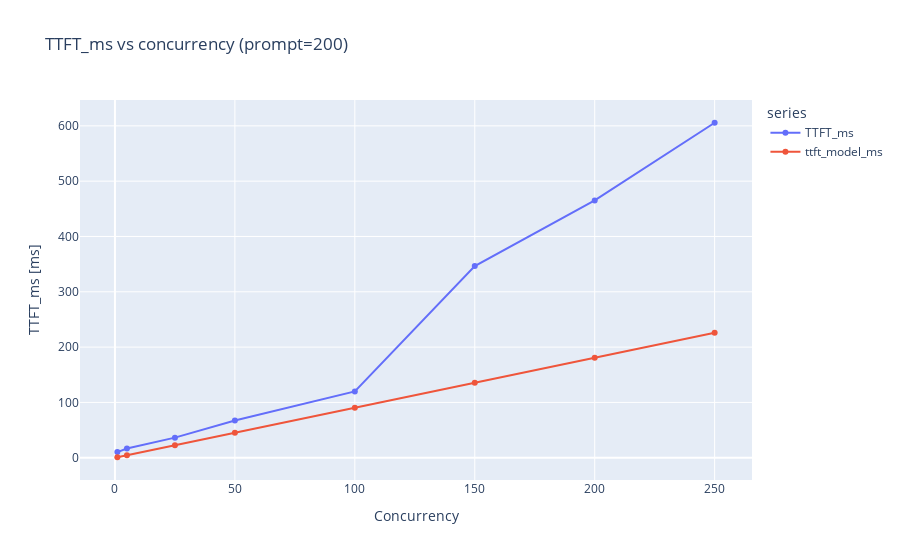
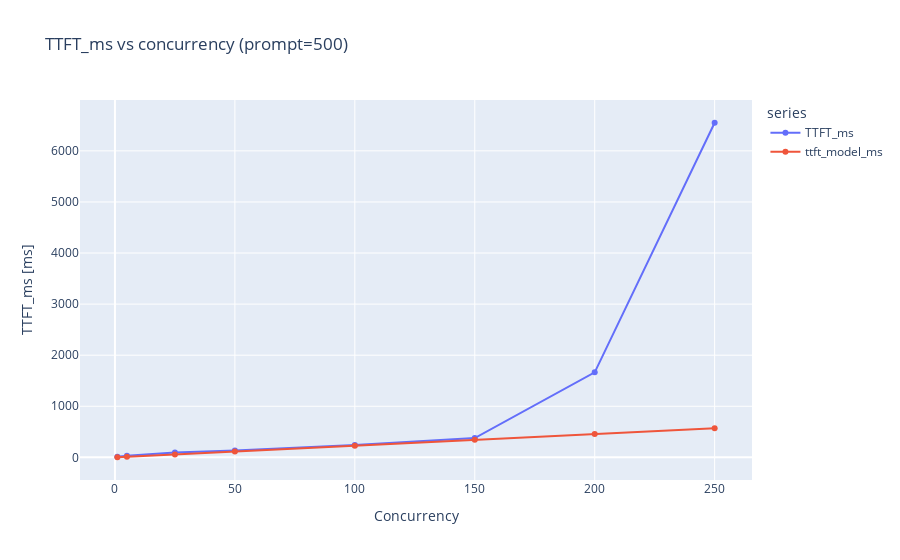
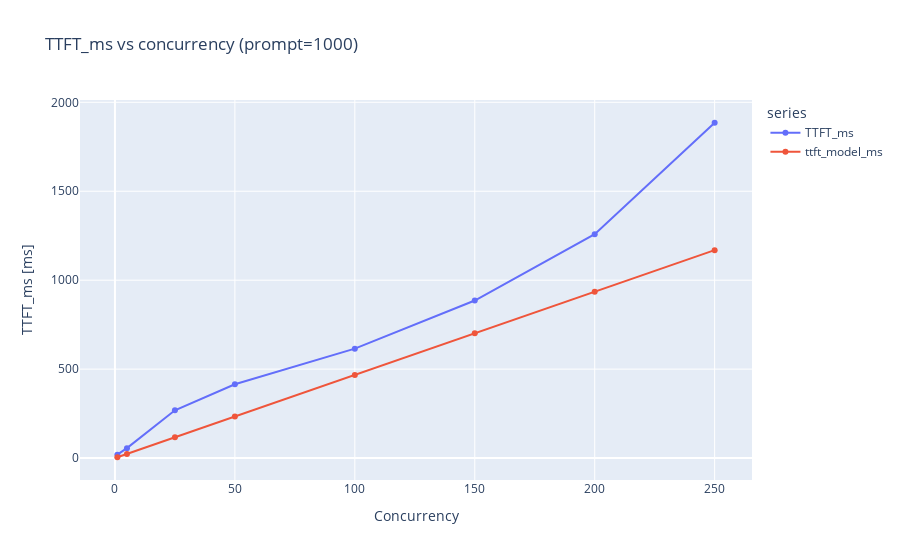
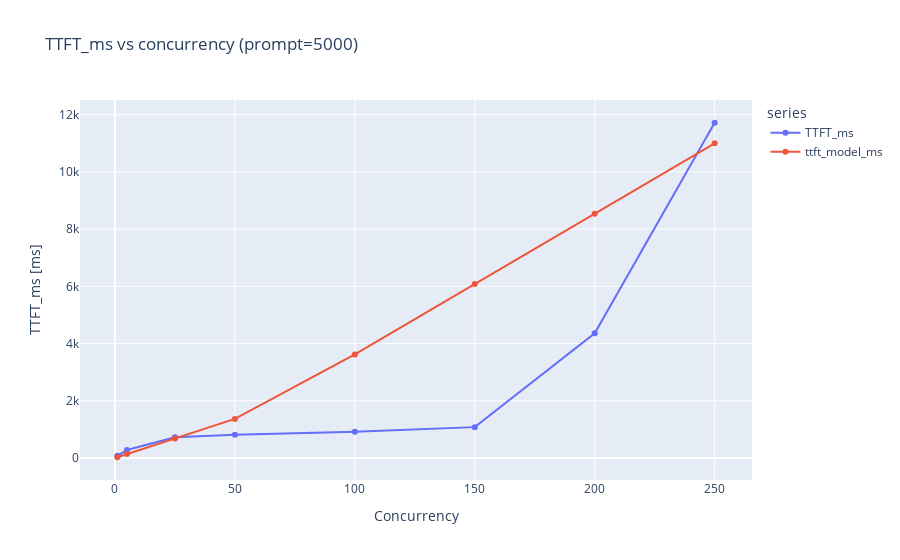

Here is the notebook cell these charts were saved with, in order:
### Code cell
def plot_metric_vs_concurrency(metric_name, observed_col, model_col, prompt_tokens):
    subset = df_eval[df_eval["input_tokens"] == prompt_tokens].sort_values("concurrency")
    if subset.empty:
        raise ValueError(f"No rows with input_tokens={prompt_tokens}")
    melted = subset.melt(
        id_vars=["concurrency"],
        value_vars=[observed_col, model_col],
        var_name="series",
        value_name="value",
    )

    title = f"{metric_name} vs concurrency (prompt={prompt_tokens})"
    fig = px.line(melted, x="concurrency", y="value", color="series", markers=True, title=title)
    fig.update_layout(xaxis_title="Concurrency", yaxis_title=f"{metric_name} [ms]")
    fig.show()


for prompt_tokens in sorted(df_eval["input_tokens"].unique()):
    plot_metric_vs_concurrency("TTFT_ms", "TTFT_ms", "ttft_model_ms", prompt_tokens)

for prompt_tokens in sorted(df_eval["input_tokens"].unique()):
    plot_metric_vs_concurrency("ITL_ms", "ITL_ms", "itl_model_ms", prompt_tokens)

### Figure 1 — Plotly figure (JSON) as saved in the notebook; plotly's stock layout.template omitted (floating-point values rounded to 4 significant figures)
{"data": [{"hovertemplate": "series=TTFT_ms<br>concurrency=%{x}<br>value=%{y}<extra></extra>", "legendgroup": "TTFT_ms", "line": {"color": "#636efa", "dash": "solid"}, "marker": {"symbol": "circle"}, "mode": "lines+markers", "name": "TTFT_ms", "orientation": "v", "showlegend": true, "type": "scatter", "x": [1, 5, 25, 50, 100, 150, 200, 250], "xaxis": "x", "y": [10.26, 16.81, 36.34, 67.41, 120.0, 346.5, 465.2, 605.6], "yaxis": "y"}, {"hovertemplate": "series=ttft_model_ms<br>concurrency=%{x}<br>value=%{y}<extra></extra>", "legendgroup": "ttft_model_ms", "line": {"color": "#EF553B", "dash": "solid"}, "marker": {"symbol": "circle"}, "mode": "lines+markers", "name": "ttft_model_ms", "orientation": "v", "showlegend": true, "type": "scatter", "x": [1, 5, 25, 50, 100, 150, 200, 250], "xaxis": "x", "y": [0.9032, 4.516, 22.58, 45.16, 90.32, 135.5, 180.6, 225.8], "yaxis": "y"}], "layout": {"legend": {"title": {"text": "series"}, "tracegroupgap": 0}, "title": {"text": "TTFT_ms vs concurrency (prompt=200)"}, "xaxis": {"anchor": "y", "domain": [0, 1], "title": {"text": "Concurrency"}}, "yaxis": {"anchor": "x", "domain": [0, 1], "title": {"text": "TTFT_ms [ms]"}}}}

### Figure 2 — Plotly figure (JSON) as saved in the notebook; plotly's stock layout.template omitted (floating-point values rounded to 4 significant figures)
{"data": [{"hovertemplate": "series=TTFT_ms<br>concurrency=%{x}<br>value=%{y}<extra></extra>", "legendgroup": "TTFT_ms", "line": {"color": "#636efa", "dash": "solid"}, "marker": {"symbol": "circle"}, "mode": "lines+markers", "name": "TTFT_ms", "orientation": "v", "showlegend": true, "type": "scatter", "x": [1, 5, 25, 50, 100, 150, 200, 250], "xaxis": "x", "y": [13.84, 30.88, 97.07, 135.3, 239.9, 376.9, 1664.0, 6550.0], "yaxis": "y"}, {"hovertemplate": "series=ttft_model_ms<br>concurrency=%{x}<br>value=%{y}<extra></extra>", "legendgroup": "ttft_model_ms", "line": {"color": "#EF553B", "dash": "solid"}, "marker": {"symbol": "circle"}, "mode": "lines+markers", "name": "ttft_model_ms", "orientation": "v", "showlegend": true, "type": "scatter", "x": [1, 5, 25, 50, 100, 150, 200, 250], "xaxis": "x", "y": [2.288, 11.44, 57.19, 114.4, 228.8, 343.2, 457.6, 571.9], "yaxis": "y"}], "layout": {"legend": {"title": {"text": "series"}, "tracegroupgap": 0}, "title": {"text": "TTFT_ms vs concurrency (prompt=500)"}, "xaxis": {"anchor": "y", "domain": [0, 1], "title": {"text": "Concurrency"}}, "yaxis": {"anchor": "x", "domain": [0, 1], "title": {"text": "TTFT_ms [ms]"}}}}

### Figure 3 — Plotly figure (JSON) as saved in the notebook; plotly's stock layout.template omitted (floating-point values rounded to 4 significant figures)
{"data": [{"hovertemplate": "series=TTFT_ms<br>concurrency=%{x}<br>value=%{y}<extra></extra>", "legendgroup": "TTFT_ms", "line": {"color": "#636efa", "dash": "solid"}, "marker": {"symbol": "circle"}, "mode": "lines+markers", "name": "TTFT_ms", "orientation": "v", "showlegend": true, "type": "scatter", "x": [1, 5, 25, 50, 100, 150, 200, 250], "xaxis": "x", "y": [19.03, 55.87, 268.4, 414.9, 615.2, 885.5, 1259.0, 1885.0], "yaxis": "y"}, {"hovertemplate": "series=ttft_model_ms<br>concurrency=%{x}<br>value=%{y}<extra></extra>", "legendgroup": "ttft_model_ms", "line": {"color": "#EF553B", "dash": "solid"}, "marker": {"symbol": "circle"}, "mode": "lines+markers", "name": "ttft_model_ms", "orientation": "v", "showlegend": true, "type": "scatter", "x": [1, 5, 25, 50, 100, 150, 200, 250], "xaxis": "x", "y": [4.675, 23.37, 116.9, 233.7, 467.5, 701.2, 935.0, 1169.0], "yaxis": "y"}], "layout": {"legend": {"title": {"text": "series"}, "tracegroupgap": 0}, "title": {"text": "TTFT_ms vs concurrency (prompt=1000)"}, "xaxis": {"anchor": "y", "domain": [0, 1], "title": {"text": "Concurrency"}}, "yaxis": {"anchor": "x", "domain": [0, 1], "title": {"text": "TTFT_ms [ms]"}}}}

### Figure 4 — Plotly figure (JSON) as saved in the notebook; plotly's stock layout.template omitted (floating-point values rounded to 4 significant figures)
{"data": [{"hovertemplate": "series=TTFT_ms<br>concurrency=%{x}<br>value=%{y}<extra></extra>", "legendgroup": "TTFT_ms", "line": {"color": "#636efa", "dash": "solid"}, "marker": {"symbol": "circle"}, "mode": "lines+markers", "name": "TTFT_ms", "orientation": "v", "showlegend": true, "type": "scatter", "x": [1, 5, 25, 50, 100, 150, 200, 250], "xaxis": "x", "y": [77.45, 279.9, 724.1, 817.7, 915.1, 1080.0, 4361.0, 11720.0], "yaxis": "y"}, {"hovertemplate": "series=ttft_model_ms<br>concurrency=%{x}<br>value=%{y}<extra></extra>", "legendgroup": "ttft_model_ms", "line": {"color": "#EF553B", "dash": "solid"}, "marker": {"symbol": "circle"}, "mode": "lines+markers", "name": "ttft_model_ms", "orientation": "v", "showlegend": true, "type": "scatter", "x": [1, 5, 25, 50, 100, 150, 200, 250], "xaxis": "x", "y": [27.35, 136.7, 683.7, 1367.0, 3621.0, 6081.0, 8540.0, 11000.0], "yaxis": "y"}], "layout": {"legend": {"title": {"text": "series"}, "tracegroupgap": 0}, "title": {"text": "TTFT_ms vs concurrency (prompt=5000)"}, "xaxis": {"anchor": "y", "domain": [0, 1], "title": {"text": "Concurrency"}}, "yaxis": {"anchor": "x", "domain": [0, 1], "title": {"text": "TTFT_ms [ms]"}}}}
